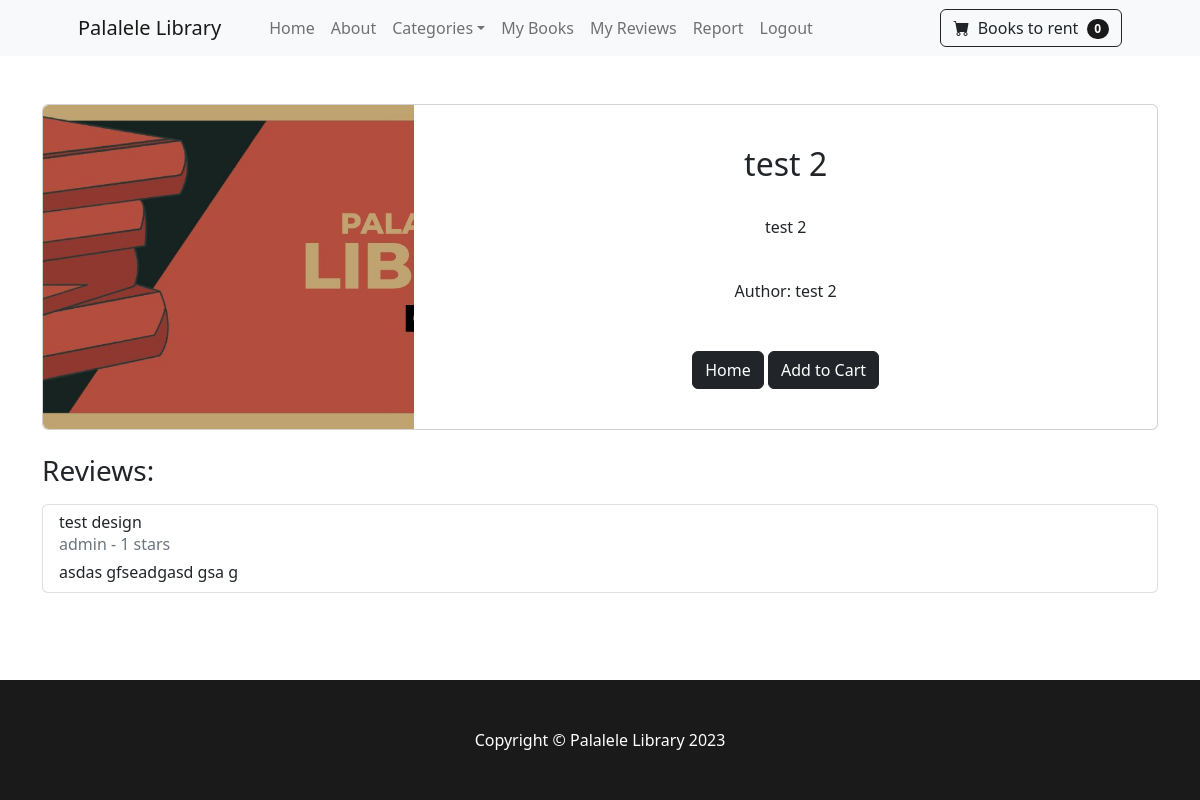
Page /book/5 (signed in) on the committed database.
### library/models.py (models this page shows, shortened)
class Book(models.Model):
    title = models.CharField(max_length=100)
    author = models.CharField(max_length=100)
    description = models.TextField(blank=True, null=True)
    category = models.ForeignKey(Category, on_delete=models.CASCADE, blank=True, null=True)
    image = models.ImageField(upload_to='uploads/book/')
    quantity = models.PositiveIntegerField(default=1)

class CustomUser(AbstractUser):
    is_approved = models.BooleanField(default=False)

### reviews/models.py (models this page shows, shortened)
class Review(models.Model):
    book = models.ForeignKey(Book, on_delete=models.CASCADE)
    user = models.ForeignKey(CustomUser, on_delete=models.CASCADE)
    title = models.CharField(max_length=255)
    description = models.TextField()
    stars = models.IntegerField(choices=[(i, i) for i in range(1, 6)])

### library/views.py (the view)
# urls.py: path('book/<int:pk>', BookView.as_view(), name='book'),
class BookView(DetailView):
    model = Book
    template_name = 'book.html'
    context_object_name = 'book'
    @method_decorator(login_required)
    def dispatch(self, *args, **kwargs):
        return super().dispatch(*args, **kwargs)
    def get_context_data(self, **kwargs):
        context = super().get_context_data(**kwargs)
        reviews = Review.objects.filter(book=self.object)
        context['reviews'] = reviews
        return context

### cart/cart.py (called while the page is built)
    def __len__(self):
        return len(self.cart)

### cart/context_processors.py (called while the page is built)
def cart(request):
    return { 'cart': Cart(request) }

### library/context_processors.py (called while the page is built)
def navbar_content(request):
    categories = Category.objects.all()
    return {'categories': categories}

### library/templates/book.html (shortened to what this page needs)
{% extends 'base.html' %}
{% block content %}
    <div class="">
        <br/><br/>
        <div class="container">
            <div class="card mb-3" >
                <div class="row g-0">
                  <div class="col-md-4">
                    <div class="image-container">
                      <img src="{{ book.image.url }}" class="img-fluid rounded-start custom-image" alt="...">
                    </div>
                  </div>
                  <div class="col-md-8 d-flex align-items-center">
                    <div class="card-body">
                        <center>
                            <br/>
                            <h2 class="card-title">{{ book.title }}</h2>
                            <br/>
                            <p class="card-text" >{{ book.description }}</p>
                            <br/>
                            Author: {{ book.author }}
                            <br/>
                            <br/> <br/>
                            <a href="{% url 'home' %}" class="btn btn-dark">Home</a>
                            <button type="button" value="{{ book.id }}" id="add-cart" class="btn btn-dark">Add to Cart</button>
                            <br/><br/>
                        </center>
                    </div>
                  </div>
                </div>
              </div>
              <div class="my-4">
                <h3 class="mb-3">Reviews:</h3>
                {% if reviews %}
                    <ul class="list-group">
                        {% for review in reviews %}
                            <li class="list-group-item">
                                <div class="d-flex justify-content-between align-items-center">
                                    <div>
                                        <h6 class="mb-0">{{ review.title }}</h6>
                                        <p class="mb-1 text-muted">{{ review.user.username }} - {{ review.stars }} stars</p>
                                        <p class="mb-0">{{ review.description }}</p>
                                    </div>
                                </div>
                            </li>
                        {% endfor %}
                    </ul>
                {% else %}
                    <p class="text-muted">No reviews yet.</p>
                {% endif %}
            </div>
        </div>
    </div>
{% endblock %}

### rows in the picture
Book: image (picture), title "test 2", description "test 2", author "test 2"
Review: title "test design", user.username "admin", stars "1", description "asdas gfseadgasd gsa g"

### other values in the picture
{{ cart|length }} "0"
